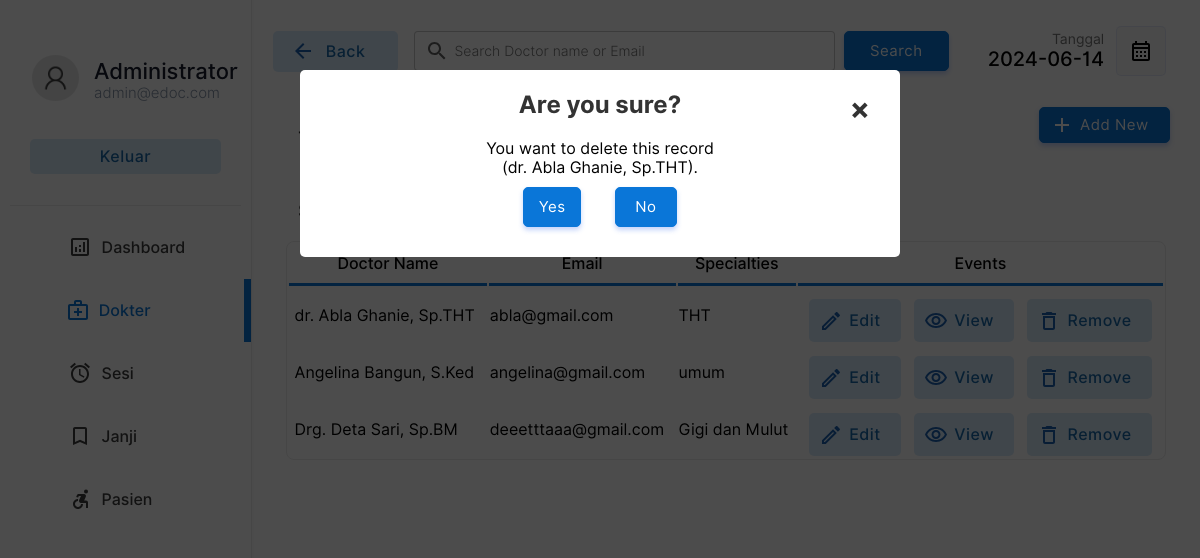
The page /doctor/doctors.php?action=drop&id=4&name=dr. Abla Ghanie, Sp.THT (signed in) on the database as committed earlier.
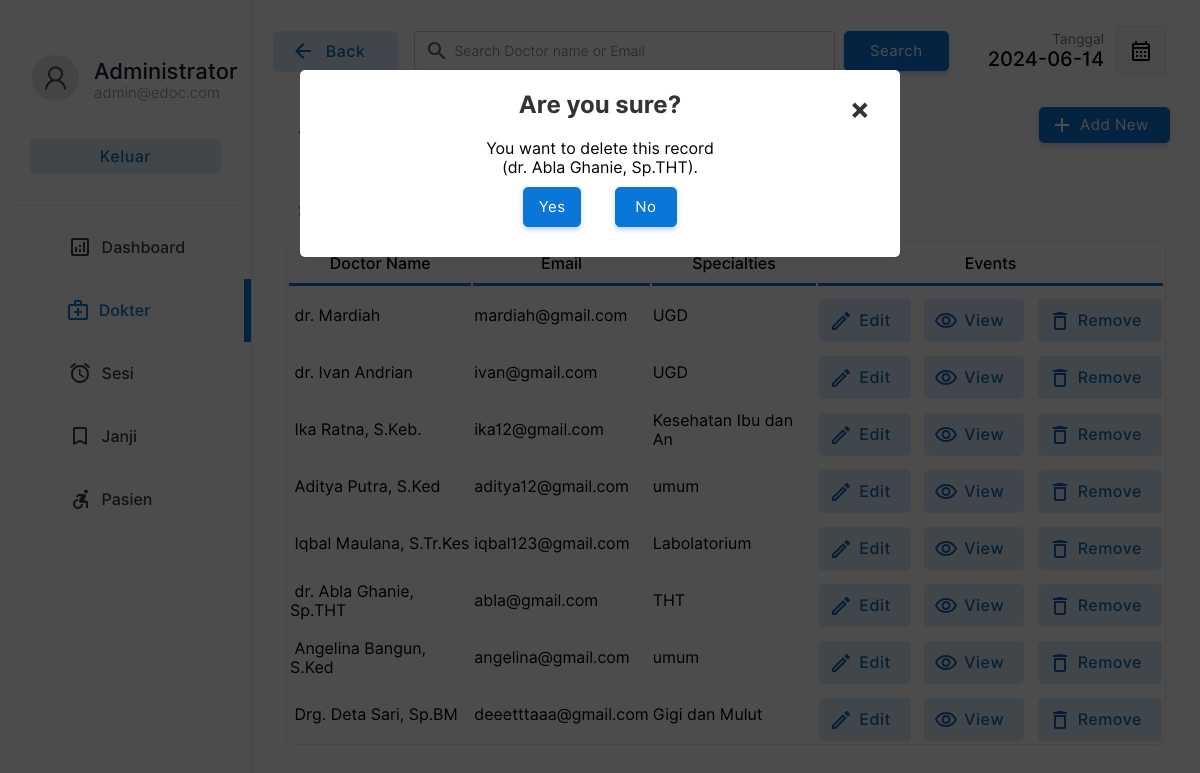
The same page on the database as committed later.
### tables this page shows
CREATE TABLE `doctor` (
  `docid` int(11) NOT NULL,
  `docemail` varchar(255) DEFAULT NULL,
  `docname` varchar(255) DEFAULT NULL,
  `docpassword` varchar(255) DEFAULT NULL,
  `docnic` varchar(15) DEFAULT NULL,
  `doctel` varchar(15) DEFAULT NULL,
  `specialties` int(2) DEFAULT NULL
);

CREATE TABLE `specialties` (
  `id` int(2) NOT NULL,
  `sname` varchar(50) DEFAULT NULL
);

### doctor/doctors.php (the view, shortened to what the changed rows need)
<!DOCTYPE html>
<html lang="en">
<head>
    <link rel="stylesheet" href="../css/animations.css">
    <link rel="stylesheet" href="../css/main.css">
    <link rel="stylesheet" href="../css/admin.css">
</head>
<body>
    <?php
    include("../connection.php");
    ?>
        <div class="dash-body">
            <table border="0" width="100%" style=" border-spacing: 0;margin:0;padding:0;margin-top:25px; ">
                <?php
                    if($_POST){
                        $keyword=$_POST["search"];
                        $sqlmain= "select * from doctor where docemail='$keyword' or docname='$keyword' or docname like '$keyword%' or docname like '%$keyword' or docname like '%$keyword%'";
                    }else{
                        $sqlmain= "select * from doctor order by docid desc";
                    }
                ?>
                <tr>
                   <td colspan="4">
                       <center>
                        <div class="abc scroll">
                        <table width="93%" class="sub-table scrolldown" border="0">
                        <thead>
                        <tr>
                                <th class="table-headin">
                                Doctor Name
                                </th>
                                <th class="table-headin">
                                    Email
                                </th>
                                <th class="table-headin">
                                    Specialties
                                </th>
                                <th class="table-headin">
                                    Events
                                </tr>
                        </thead>
                        <tbody>
                            <?php
                                $result= $database->query($sqlmain);
                                if($result->num_rows==0){
                                    echo '<tr>
                                    <td colspan="4">
                                    <br><br><br><br>
                                    <center>
                                    <img src="../img/notfound.svg" width="25%">
                                    <br>
                                    <p class="heading-main12" style="margin-left: 45px;font-size:20px;color:rgb(49, 49, 49)">Tidak ada hasil yang sesuai dengan kata kunci Anda!</p>
                                    <a class="non-style-link" href="doctors.php"><button  class="login-btn btn-primary-soft btn"  style="display: flex;justify-content: center;align-items: center;margin-left:20px;">&nbsp; Lihat semua Dokter &nbsp;</font></button>
                                    </a>
                                    </center>
                                    <br><br><br><br>
                                    </td>
                                    </tr>';
                                }
                                else{
                                for ( $x=0; $x<$result->num_rows;$x++){
                                    $row=$result->fetch_assoc();
                                    $docid=$row["docid"];
                                    $name=$row["docname"];
                                    $email=$row["docemail"];
                                    $spe=$row["specialties"];
                                    $spcil_res= $database->query("select sname from specialties where id='$spe'");
                                    $spcil_array= $spcil_res->fetch_assoc();
                                    $spcil_name=$spcil_array["sname"];
                                    echo '<tr>
                                        <td> &nbsp;'.
                                        substr($name,0,30)
                                        .'</td>
                                        <td>
                                        '.substr($email,0,20).'
                                        </td>
                                        <td>
                                            '.substr($spcil_name,0,20).'
                                        </td>
                                        <td>
                                        <div style="display:flex;justify-content: center;">
                                        <a href="?action=edit&id='.$docid.'&error=0" class="non-style-link"><button  class="btn-primary-soft btn button-icon btn-edit"  style="padding-left: 40px;padding-top: 12px;padding-bottom: 12px;margin-top: 10px;"><font class="tn-in-text">Edit</font></button></a>
                                        &nbsp;&nbsp;&nbsp;
                                        <a href="?action=view&id='.$docid.'" class="non-style-link"><button  class="btn-primary-soft btn button-icon btn-view"  style="padding-left: 40px;padding-top: 12px;padding-bottom: 12px;margin-top: 10px;"><font class="tn-in-text">View</font></button></a>
                                       &nbsp;&nbsp;&nbsp;
                                       <a href="?action=drop&id='.$docid.'&name='.$name.'" class="non-style-link"><button  class="btn-primary-soft btn button-icon btn-delete"  style="padding-left: 40px;padding-top: 12px;padding-bottom: 12px;margin-top: 10px;"><font class="tn-in-text">Remove</font></button></a>
                                        </div>
                                        </td>
                                    </tr>';
                                }
                            }
                            ?>
                            </tbody>
                        </table>
                        </div>
                        </center>
                   </td>
                </tr>
            </table>
        </div>
    <?php
    if($_GET){
        $id=$_GET["id"];
        $action=$_GET["action"];
        if($action=='drop'){
            $nameget=$_GET["name"];
            echo '
            <div id="popup1" class="overlay">
                    <div class="popup">
                    <center>
                        <h2>Are you sure?</h2>
                        <a class="close" href="doctors.php">&times;</a>
                        <div class="content">
                            You want to delete this record<br>('.substr($nameget,0,40).').
                        </div>
                        <div style="display: flex;justify-content: center;">
                        <a href="delete-doctor.php?id='.$id.'" class="non-style-link"><button  class="btn-primary btn"  style="display: flex;justify-content: center;align-items: center;margin:10px;padding:10px;"<font class="tn-in-text">&nbsp;Yes&nbsp;</font></button></a>&nbsp;&nbsp;&nbsp;
                        <a href="doctors.php" class="non-style-link"><button  class="btn-primary btn"  style="display: flex;justify-content: center;align-items: center;margin:10px;padding:10px;"><font class="tn-in-text">&nbsp;&nbsp;No&nbsp;&nbsp;</font></button></a>
                        </div>
                    </center>
            </div>
            </div>
            ';
        }elseif($action=='edit'){
            $sqlmain= "select * from doctor where docid='$id'";
            $result= $database->query($sqlmain);
            $row=$result->fetch_assoc();
            $name=$row["docname"];
            $email=$row["docemail"];
            $spe=$row["specialties"];
            $spcil_res= $database->query("select sname from specialties where id='$spe'");
            $spcil_array= $spcil_res->fetch_assoc();
            $spcil_name=$spcil_array["sname"];
            $tele=$row['doctel'];
            $error_1=$_GET["error"];
                $errorlist= array(
                    '1'=>'<label for="promter" class="form-label" style="color:rgb(255, 62, 62);text-align:center;">Already have an account for this Email address.</label>',
                    '2'=>'<label for="promter" class="form-label" style="color:rgb(255, 62, 62);text-align:center;">Password Conformation Error! Reconform Password</label>',
                    '3'=>'<label for="promter" class="form-label" style="color:rgb(255, 62, 62);text-align:center;"></label>',
                    '4'=>"",
                    '0'=>'',
                );
            if($error_1!='4'){
                    echo '
                    <div id="popup1" class="overlay">
                            <div class="popup">
                            <center>
                                <a class="close" href="doctors.php">&times;</a>
                                <div style="display: flex;justify-content: center;">
                                <div class="abc">
                                <table width="80%" class="sub-table scrolldown add-doc-form-container" border="0">
                                <tr>
                                        <td class="label-td" colspan="2">'.
                                            $errorlist[$error_1]
                                        .'</td>
                                    </tr>
                                    <tr>
                                        <td>
                                            <p style="padding: 0;margin: 0;text-align: left;font-size: 25px;font-weight: 500;">Edit Doctor Details.</p>
                                        Doctor ID : '.$id.' (Auto Generated)<br><br>
                                        </td>
                                    </tr>
                                    <tr>
                                        <td class="label-td" colspan="2">
                                            <form action="edit-doc.php" method="POST" class="add-new-form">
                                            <label for="Email" class="form-label">Email: </label>
                                            <input type="hidden" value="'.$id.'" name="id00">
                                        </td>
                                    </tr>
                                    <tr>
                                        <td class="label-td" colspan="2">
                                        <input type="email" name="email" class="input-text" placeholder="Email Address" value="'.$email.'" required><br>
                                        </td>
                                    </tr>
                                    <tr>
                                        <td class="label-td" colspan="2">
                                            <label for="name" class="form-label">Name: </label>
                                        </td>
                                    </tr>
                                    <tr>
                                        <td class="label-td" colspan="2">
                                            <input type="text" name="name" class="input-text" placeholder="Nama Dokter" value="'.$name.'" required><br>
                                        </td>
                                    </tr>
                                    <tr>
                                        <td class="label-td" colspan="2">
                                            <label for="Tele" class="form-label">Telephone: </label>
                                        </td>
                                    </tr>
                                    <tr>
                                        <td class="label-td" colspan="2">
                                            <input type="tel" name="Tele" class="input-text" placeholder="Nomor Telpon" value="'.$tele.'" required><br>
                                        </td>
                                    </tr>
                                    <tr>
                                        <td class="label-td" colspan="2">
                                            <label for="spec" class="form-label">Pilih spesialis: (Current'.$spcil_name.')</label>
                                        </td>
                                    </tr>
                                    <tr>
                                        <td class="label-td" colspan="2">
                                            <select name="spec" id="" class="box">';
                                                $list11 = $database->query("select  * from  specialties;");
                                                for ($y=0;$y<$list11->num_rows;$y++){
                                                    $row00=$list11->fetch_assoc();
                                                    $sn=$row00["sname"];
                                                    $id00=$row00["id"];
                                                    echo "<option value=".$id00.">$sn</option><br/>";
                                                };
                                echo     '       </select><br><br>
                                        </td>
                                    </tr>
                                    <tr>
                                        <td class="label-td" colspan="2">
                                            <label for="password" class="form-label">Password: </label>
                                        </td>
                                    </tr>
                                    <tr>
                                        <td class="label-td" colspan="2">
                                            <input type="password" name="password" class="input-text" placeholder="Defind a Password" required><br>
                                        </td>
                                    </tr><tr>
                                        <td class="label-td" colspan="2">
                                            <label for="cpassword" class="form-label">Conform Password: </label>
                                        </td>
                                    </tr>
                                    <tr>
                                        <td class="label-td" colspan="2">
                                            <input type="password" name="cpassword" class="input-text" placeholder="Conform Password" required><br>
                                        </td>
                                    </tr>
                                    <tr>
                                        <td colspan="2">
                                            <input type="reset" value="Reset" class="login-btn btn-primary-soft btn" >&nbsp;&nbsp;&nbsp;&nbsp;&nbsp;
                                            <input type="submit" value="Save" class="login-btn btn-primary btn">
                                        </td>
                                    </tr>
                                    </form>
                                    </tr>
                                </table>
                                </div>
                                </div>
                            </center>
                            <br><br>
                    </div>
                    </div>
                    ';
        }; };
    };
?>
</body>
</html>

Rows that differ between the two databases and show on the page:
added doctor: docname "dr. Mardiah", docemail "mardiah@gmail.com", specialties.sname "UGD"
added doctor: docname "dr. Ivan Andrian", docemail "ivan@gmail.com", specialties.sname "UGD"
added doctor: docname "Ika Ratna, S.Keb.", docemail "ika12@gmail.com", specialties.sname "Kesehatan Ibu dan An"
added doctor: docname "Aditya Putra, S.Ked", docemail "aditya12@gmail.com", specialties.sname "umum"
added doctor: docname "Iqbal Maulana, S.Tr.Kes", docemail "iqbal123@gmail.com", specialties.sname "Labolatorium"
